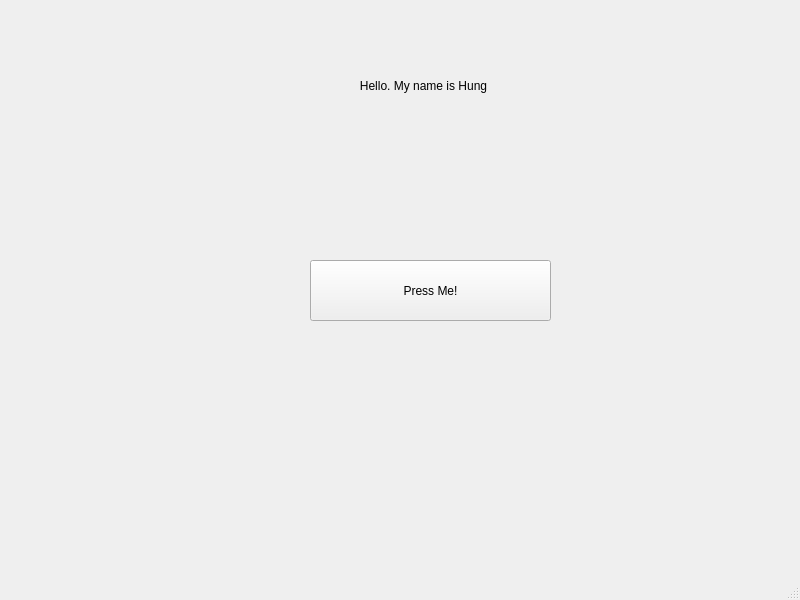
<?xml version="1.0" encoding="UTF-8"?>
<ui version="4.0">
 <class>MainWindow</class>
 <widget class="QMainWindow" name="MainWindow">
  <property name="geometry">
   <rect>
    <x>0</x>
    <y>0</y>
    <width>800</width>
    <height>600</height>
   </rect>
  </property>
  <property name="windowTitle">
   <string>MainWindow</string>
  </property>
  <widget class="QWidget" name="centralwidget">
   <widget class="QPushButton" name="pushButton">
    <property name="geometry">
     <rect>
      <x>310</x>
      <y>260</y>
      <width>241</width>
      <height>61</height>
     </rect>
    </property>
    <property name="text">
     <string>Press Me!</string>
    </property>
   </widget>
   <widget class="QLabel" name="label">
    <property name="geometry">
     <rect>
      <x>258</x>
      <y>40</y>
      <width>331</width>
      <height>91</height>
     </rect>
    </property>
    <property name="text">
     <string>Hello. My name is Hung</string>
    </property>
    <property name="alignment">
     <set>Qt::AlignCenter</set>
    </property>
   </widget>
  </widget>
  <widget class="QMenuBar" name="menubar">
   <property name="geometry">
    <rect>
     <x>0</x>
     <y>0</y>
     <width>800</width>
     <height>20</height>
    </rect>
   </property>
  </widget>
  <widget class="QStatusBar" name="statusbar"/>
 </widget>
 <resources/>
 <connections/>
</ui>
